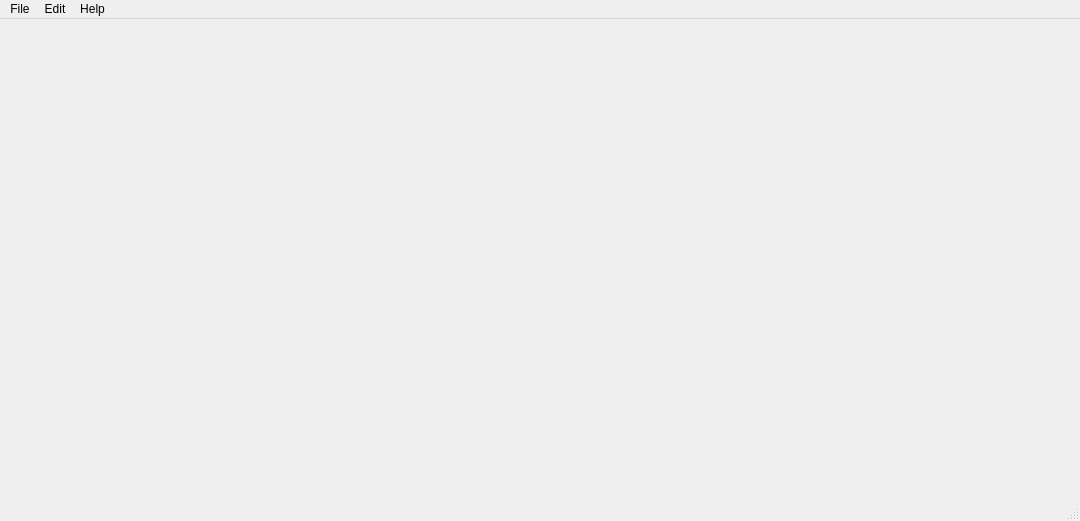
<?xml version="1.0" encoding="UTF-8"?>
<ui version="4.0">
 <class>FancyMainWindow</class>
 <widget class="QMainWindow" name="fancy_main_window">
  <property name="geometry">
   <rect>
    <x>0</x>
    <y>0</y>
    <width>1080</width>
    <height>480</height>
   </rect>
  </property>
  <property name="windowTitle">
   <string>Fancy Main Window</string>
  </property>
  <property name="windowIcon">
   <iconset>
    <normaloff>.</normaloff>.</iconset>
  </property>
  <widget class="QWidget" name="central_widget">
   <property name="minimumSize">
    <size>
     <width>1080</width>
     <height>480</height>
    </size>
   </property>
   <property name="maximumSize">
    <size>
     <width>1080</width>
     <height>480</height>
    </size>
   </property>
  </widget>
  <widget class="QMenuBar" name="menubar">
   <property name="geometry">
    <rect>
     <x>0</x>
     <y>0</y>
     <width>1080</width>
     <height>22</height>
    </rect>
   </property>
   <widget class="QMenu" name="menu_file">
    <property name="title">
     <string>File</string>
    </property>
    <addaction name="action_exit"/>
   </widget>
   <widget class="QMenu" name="menu_edit">
    <property name="title">
     <string>Edit</string>
    </property>
    <addaction name="action_settings"/>
   </widget>
   <widget class="QMenu" name="menu_help">
    <property name="title">
     <string>Help</string>
    </property>
    <addaction name="action_about"/>
   </widget>
   <addaction name="menu_file"/>
   <addaction name="menu_edit"/>
   <addaction name="menu_help"/>
  </widget>
  <widget class="QStatusBar" name="statusbar"/>
  <action name="action_exit">
   <property name="text">
    <string>Exit</string>
   </property>
   <property name="shortcut">
    <string>Ctrl+Q</string>
   </property>
  </action>
  <action name="action_settings">
   <property name="text">
    <string>Settings</string>
   </property>
   <property name="shortcut">
    <string>Ctrl+S</string>
   </property>
  </action>
  <action name="action_about">
   <property name="text">
    <string>About</string>
   </property>
  </action>
 </widget>
 <resources/>
 <connections/>
</ui>
